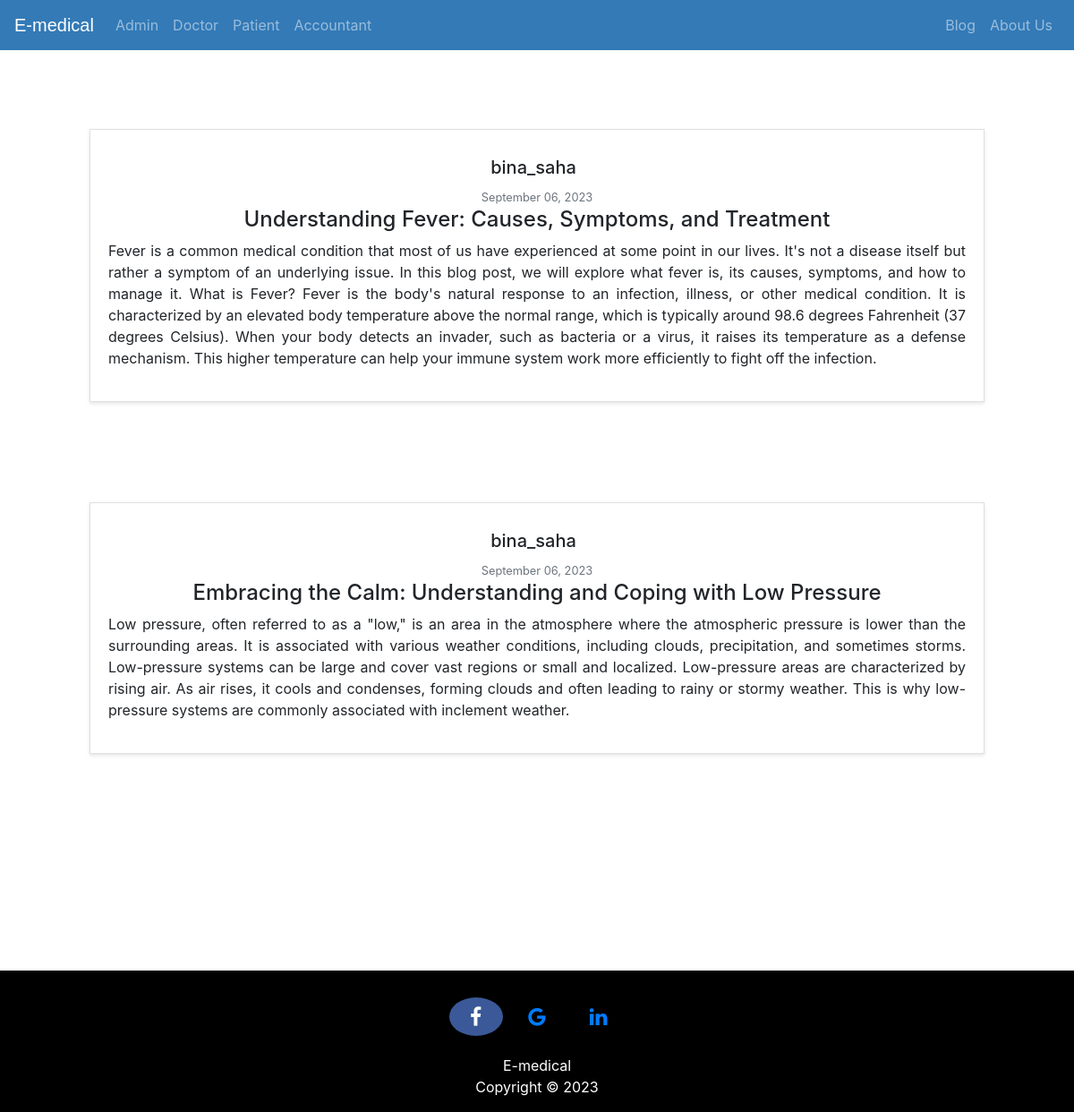
Screenshot of /blog/ with the database file from the repository.
### hospital/models.py (models this page shows, shortened)
class Post(models.Model):
    doctor = models.ForeignKey(Doctor, on_delete=models.CASCADE,null=True)
    title = models.CharField(max_length=100)
    content = models.TextField()
    date_posted = models.DateTimeField(default=timezone.now)
    author = models.ForeignKey(User, on_delete=models.CASCADE)

### hospital/views.py (the view)
# urls.py: path('blog/', views.blog),
def blog(request):
    context = {
    'posts': Post.objects.all()
    }
    return render(request, 'hospital/blog.html', context)

### templates/hospital/blog.html (shortened to what this page needs)
{% extends 'hospital/homebase.html' %}
{% load static %}
{% block content %}
<div class="chk" style="margin: 100px;">
    <br>
    {% for post in posts %}
    <div class="post-box">
        <article class="media content-section">
            <div class="media-body text-center">
                <div class="article-metadata">
                    <h5 class="mr-2" href="#">{{ post.author }}</h5>
                    <small class="text-muted">{{ post.date_posted|date:"F d, Y" }}</small>
                </div>
                <div style="justify-content: center;">
                    <h2 class="article-title">{{ post.title }}</h2>
                </div>
                <p class="article-content">{{ post.content }}</p>
            </div>
        </article>
    </div>
    <br><br><br>
    {% endfor %}
</div>
{% endblock content %}

### templates/hospital/blog.html (style rules this page uses)
.post-box { border: 1px solid #e0e0e0; padding: 20px; margin: 20px 0; background-color: #fff; box-shadow: 0 2px 4px rgba(0, 0, 0, 0.1); }
.article-title { font-size: 24px; }
.article-metadata { margin-top: 10px; }
.article-content { text-align: justify; }

### templates/hospital/footer.html (style rules this page uses)
p { text-align: center; }

### rows the page displays
Post: author "bina_saha", date_posted "September 06, 2023", title "Understanding Fever: Causes, Symptoms, and Treatment", content "Fever is a common medical condition that most of us have experienced at some point in our lives. It's not a disease itself but rather a symptom of an underlying issue. In this blog post, we will explore what fever is, its causes, symptoms, and how to manage it. What is Fever? Fever is the body's natural response to an infection, illness, or other medical condition. It is characterized by an elevated body temperature above the normal range, which is typically around 98.6 degrees Fahrenheit (37 degrees Celsius). When your body detects an invader, such as bacteria or a virus, it raises its temperature as a defense mechanism. This higher temperature can help your immune system work more…"
Post: author "bina_saha", date_posted "September 06, 2023", title "Embracing the Calm: Understanding and Coping with Low Pressure", content "Low pressure, often referred to as a \"low,\" is an area in the atmosphere where the atmospheric pressure is lower than the surrounding areas. It is associated with various weather conditions, including clouds, precipitation, and sometimes storms. Low-pressure systems can be large and cover vast regions or small and localized. Low-pressure areas are characterized by rising air. As air rises, it cools and condenses, forming clouds and often leading to rainy or stormy weather. This is why low-pressure systems are commonly associated with inclement weather."
